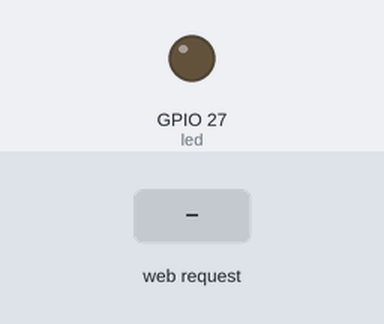
The sketch below on a simulated ESP32. Shown: output pins drawn as LEDs (lit = HIGH). The test bench sets the inputs (shaded band). WiFi joins after 1.5 s; servers stay silent unless stated; what the sketch prints to the serial monitor is not drawn.

Above: at 2.7 s.
2.8 s: HTTP request GET /on received
At 4.0 s:
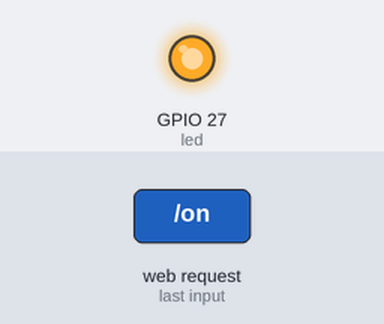
4.3 s: HTTP request GET /off received
At 5.2 s:
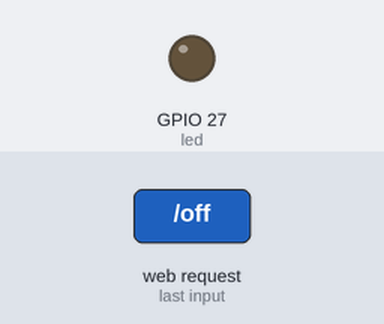
Timing chart, 0 to 7.3 s (numbered marks = the images above; inputs shaded):
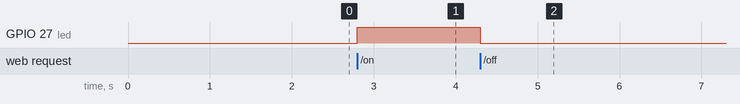

The sketch:

basic.ino
```cpp
#include <WiFi.h>
#include <WiFiClient.h>
#include <WebServer.h>
#include <ESPmDNS.h>

const char* ssid = "Home";
const char* password = "pa$$w0rD";

WebServer server(80);

const int led = 27;

void setup(void) {
  pinMode(led, OUTPUT);
  digitalWrite(led, 0);
  Serial.begin(115200);
  WiFi.mode(WIFI_STA);
  WiFi.begin(ssid, password);
  Serial.println("");

  // Wait for connection
  while (WiFi.status() != WL_CONNECTED) {
    delay(500);
    Serial.print(".");
  }
  Serial.println("");
  Serial.print("Connected to ");
  Serial.println(ssid);
  Serial.print("IP address: "); // <- http://ip/on
  Serial.println(WiFi.localIP());

  if (MDNS.begin("esp32")) {
    Serial.println("MDNS responder started");
  }

  server.on("/on", []() {
    server.send(200, "text/plain", "ok");
    if (server.args() > 0) {
      int delayTime = server.arg(0).toInt();
      digitalWrite(led, 1);
      delay(delayTime);
      digitalWrite(led, 0);
    } else {
       digitalWrite(led, 1);
    }
  });

  server.on("/off", []() {
    digitalWrite(led, 0);
    server.send(200, "text/plain", "ok");
  });

  // http://ip/off
  // http://ip/on
  // http://ip/on?delay=100

  server.begin();
  Serial.println("HTTP server started");
}

void loop(void) {
  server.handleClient();
  delay(2);
}
```

Measured:
- after the input at 2.8 s, GPIO 27 (led): LOW → HIGH at once
- after the input at 4.3 s, GPIO 27 (led): HIGH → LOW at once
